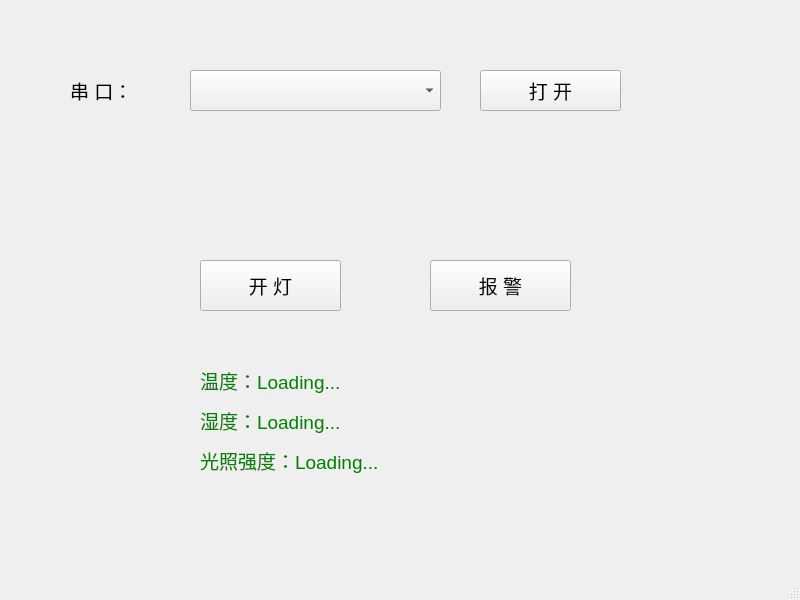
<?xml version="1.0" encoding="UTF-8"?>
<ui version="4.0">
 <class>MainWindow</class>
 <widget class="QMainWindow" name="MainWindow">
  <property name="geometry">
   <rect>
    <x>0</x>
    <y>0</y>
    <width>800</width>
    <height>600</height>
   </rect>
  </property>
  <property name="font">
   <font>
    <pointsize>14</pointsize>
   </font>
  </property>
  <property name="windowTitle">
   <string>MainWindow</string>
  </property>
  <widget class="QWidget" name="centralwidget">
   <widget class="QComboBox" name="comboSerialPort">
    <property name="geometry">
     <rect>
      <x>190</x>
      <y>70</y>
      <width>251</width>
      <height>41</height>
     </rect>
    </property>
    <property name="font">
     <font>
      <pointsize>16</pointsize>
     </font>
    </property>
   </widget>
   <widget class="QLabel" name="label">
    <property name="geometry">
     <rect>
      <x>70</x>
      <y>70</y>
      <width>111</width>
      <height>41</height>
     </rect>
    </property>
    <property name="text">
     <string>串 口：</string>
    </property>
   </widget>
   <widget class="QPushButton" name="btnOpenSerialPort">
    <property name="geometry">
     <rect>
      <x>480</x>
      <y>70</y>
      <width>141</width>
      <height>41</height>
     </rect>
    </property>
    <property name="text">
     <string>打 开</string>
    </property>
   </widget>
   <widget class="QPushButton" name="btnLampOn">
    <property name="geometry">
     <rect>
      <x>200</x>
      <y>260</y>
      <width>141</width>
      <height>51</height>
     </rect>
    </property>
    <property name="text">
     <string>开 灯</string>
    </property>
   </widget>
   <widget class="QPushButton" name="btnBeep">
    <property name="geometry">
     <rect>
      <x>430</x>
      <y>260</y>
      <width>141</width>
      <height>51</height>
     </rect>
    </property>
    <property name="text">
     <string>报 警</string>
    </property>
   </widget>
   <widget class="QLabel" name="labelTemp">
    <property name="geometry">
     <rect>
      <x>200</x>
      <y>360</y>
      <width>531</width>
      <height>41</height>
     </rect>
    </property>
    <property name="font">
     <font>
      <pointsize>14</pointsize>
     </font>
    </property>
    <property name="styleSheet">
     <string notr="true">color: green;</string>
    </property>
    <property name="text">
     <string>温度：Loading...</string>
    </property>
   </widget>
   <widget class="QLabel" name="labelHumi">
    <property name="geometry">
     <rect>
      <x>200</x>
      <y>400</y>
      <width>531</width>
      <height>41</height>
     </rect>
    </property>
    <property name="font">
     <font>
      <pointsize>14</pointsize>
     </font>
    </property>
    <property name="styleSheet">
     <string notr="true">color: green;</string>
    </property>
    <property name="text">
     <string>湿度：Loading...</string>
    </property>
   </widget>
   <widget class="QLabel" name="labelLight">
    <property name="geometry">
     <rect>
      <x>200</x>
      <y>440</y>
      <width>531</width>
      <height>41</height>
     </rect>
    </property>
    <property name="font">
     <font>
      <pointsize>14</pointsize>
     </font>
    </property>
    <property name="styleSheet">
     <string notr="true">color: green;</string>
    </property>
    <property name="text">
     <string>光照强度：Loading...</string>
    </property>
   </widget>
  </widget>
  <widget class="QMenuBar" name="menubar">
   <property name="geometry">
    <rect>
     <x>0</x>
     <y>0</y>
     <width>800</width>
     <height>26</height>
    </rect>
   </property>
  </widget>
  <widget class="QStatusBar" name="statusbar"/>
 </widget>
 <resources/>
 <connections/>
</ui>
